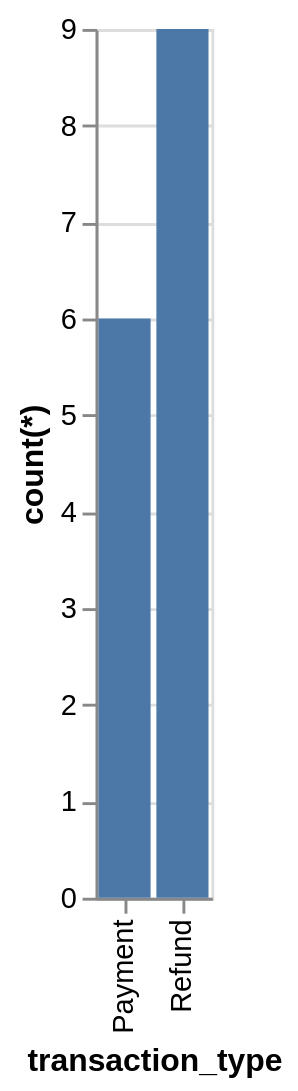

Write a Vega-Lite specification for this figure.
### Vega-Lite specification from a JSON file in a GitHub repository (floating-point values rounded to 4 significant figures)
{"data": {"values": [{"x_data": "Payment", "y_data": 6}, {"x_data": "Refund", "y_data": 9}]}, "mark": "bar", "encoding": {"x": {"field": "x_data", "type": "nominal", "title": "transaction_type", "sort": "ascending"}, "y": {"field": "y_data", "type": "quantitative", "title": "count(*)"}}}
